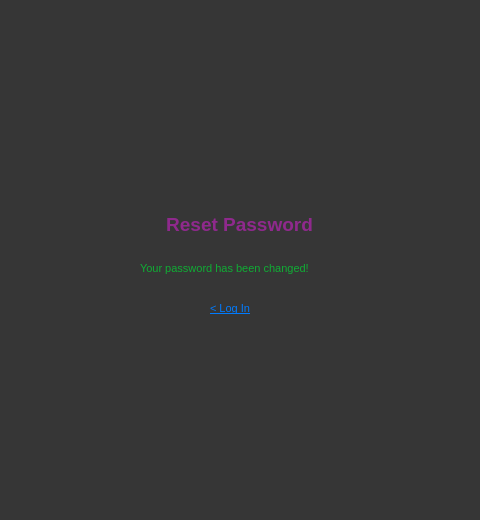
<?xml version="1.0" encoding="UTF-8"?>
<ui version="4.0">
 <class>Dialog</class>
 <widget class="QDialog" name="Dialog">
  <property name="geometry">
   <rect>
    <x>0</x>
    <y>0</y>
    <width>480</width>
    <height>520</height>
   </rect>
  </property>
  <property name="windowTitle">
   <string>Dialog</string>
  </property>
  <property name="styleSheet">
   <string notr="true">background-color: rgb(54, 54, 54);</string>
  </property>
  <widget class="QLabel" name="label">
   <property name="geometry">
    <rect>
     <x>40</x>
     <y>100</y>
     <width>400</width>
     <height>100</height>
    </rect>
   </property>
   <property name="text">
    <string/>
   </property>
   <property name="pixmap">
    <pixmap>../../Downloads/lgo.png</pixmap>
   </property>
  </widget>
  <widget class="QLabel" name="label_4">
   <property name="geometry">
    <rect>
     <x>139</x>
     <y>210</y>
     <width>201</width>
     <height>30</height>
    </rect>
   </property>
   <property name="text">
    <string>&lt;html&gt;&lt;head/&gt;&lt;body&gt;&lt;p align=&quot;center&quot;&gt;&lt;span style=&quot; font-size:14pt; font-weight:600; color:#8f298d;&quot;&gt;Reset Password&lt;/span&gt;&lt;/p&gt;&lt;/body&gt;&lt;/html&gt;</string>
   </property>
  </widget>
  <widget class="QLabel" name="label_3">
   <property name="geometry">
    <rect>
     <x>140</x>
     <y>260</y>
     <width>200</width>
     <height>17</height>
    </rect>
   </property>
   <property name="styleSheet">
    <string notr="true">color: rgb(255, 0, 4);
 font-size: 8pt;</string>
   </property>
   <property name="text">
    <string>&lt;html&gt;&lt;head/&gt;&lt;body&gt;&lt;p&gt;&lt;span style=&quot; color:#0fad34;&quot;&gt;Your password has been changed!&lt;/span&gt;&lt;/p&gt;&lt;/body&gt;&lt;/html&gt;</string>
   </property>
  </widget>
  <widget class="QPushButton" name="Login">
   <property name="geometry">
    <rect>
     <x>210</x>
     <y>300</y>
     <width>60</width>
     <height>16</height>
    </rect>
   </property>
   <property name="styleSheet">
    <string notr="true">QPushButton#Login {
    background-color: transparent; /* Keep this */
    border: none;                /* Keep this */
    color: #007bff;
    text-decoration: underline;
    font-size: 8pt;
    text-align: left;
    /* This next line is often the magic bullet for stubborn backgrounds */
    qproperty-flat: true; /* This explicitly sets the flat property via stylesheet */
}

QPushButton#Login:hover {
    color: #0056b3;
    text-decoration: underline;
}</string>
   </property>
   <property name="text">
    <string>&lt; Log In</string>
   </property>
  </widget>
 </widget>
 <resources/>
 <connections/>
</ui>
